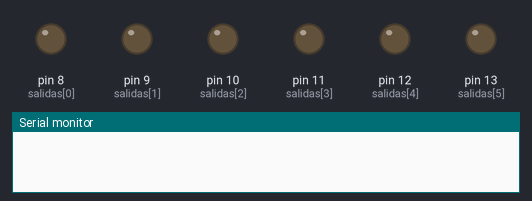
A sketch run on a simulated Arduino Uno, built with avr-gcc and run on an emulated ATmega328P. Shown: output pins drawn as LEDs (lit = HIGH), the last lines printed to the serial monitor.

Above: at 0.06 s.
At 1.18 s:
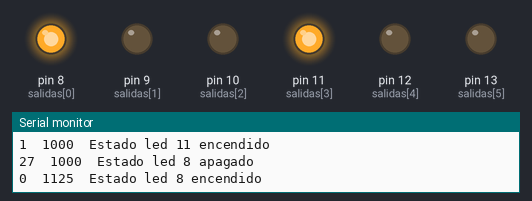
At 2.18 s:
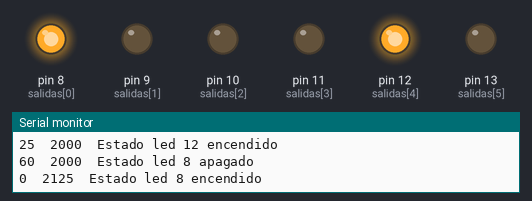
At 4.56 s:
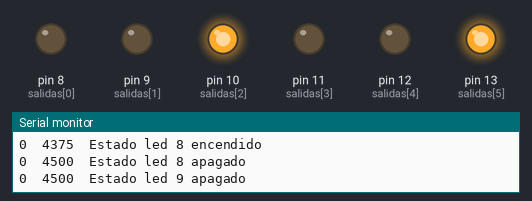
At 7.43 s:
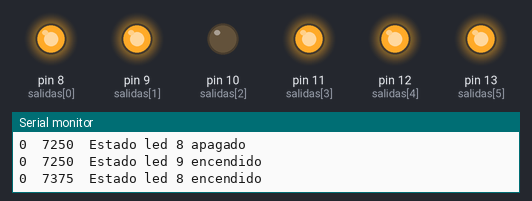
At 10.31 s:
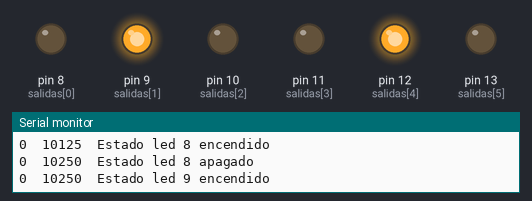
Timing chart, 0 to 10.6 s (numbered marks = the images above):
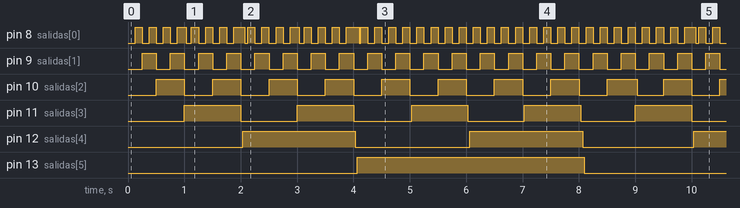

The sketch:

practica_sincronizacion.ino
```cpp
#define CANTLED 6

unsigned long ultimo_millis[CANTLED] = {0, 0, 0, 0, 0, 0};
bool estado_led[CANTLED] = {0, 0, 0, 0, 0, 0};
bool valor_anterior[CANTLED] = {0, 0, 0, 0, 0, 0};
int salidas[CANTLED] = {8, 9, 10, 11, 12, 13};
String estado[] = {" apagado", " encendido"};
int maximo[2] = {0, 0};

void parpadeo(int led, int tiempo);
void detener();
void detener(int miliseg);

void setup()
{
  Serial.begin(9600);
  for (int i = 0; i < CANTLED; i++)
  {
    pinMode(salidas[i], OUTPUT);
  }
}

void loop()
{
  parpadeo(0, 125);
  parpadeo(1, 250);
  parpadeo(2, 500);
  parpadeo(3, 1000);
  parpadeo(4, 2000);
  parpadeo(5, 4000);
  // detener();
  // detener(30000);
}
// Con esta funcion quiero decir que si este led esta en flanco descendente, active el siguiente
void activarLed(int actual)
{
  int siguiente = 0;
  if (actual == CANTLED)
  {
    siguiente = 0;
  }
  else
  {
    siguiente++;
  }
}

void parpadeo(int led, int tiempo)
{
  if (millis() - ultimo_millis[led] >= tiempo)
  {
    ultimo_millis[led] = millis();
    int tiempo_perdido = ultimo_millis[led] % tiempo;
    if (maximo[0] < tiempo_perdido)
    {
      maximo[0] = tiempo_perdido;
      maximo[1] = salidas[led];
    }
    Serial.print(String(tiempo_perdido) + "\t");
    ultimo_millis[led] -= tiempo_perdido;
    Serial.print(ultimo_millis[led]);
    estado_led[led] = !estado_led[led];
    digitalWrite(salidas[led], estado_led[led]);
    Serial.print("\tEstado led ");
    Serial.print(salidas[led]);
    Serial.println(estado[estado_led[led]]);
  }
}

// El programa se detiene cuando se encienden todos los leds
void detener()
{
  int suma = 0;
  for (int j = 0; j < CANTLED; j++)
  {
    suma += estado_led[j];
  }

  // if (suma == CANTLED)
  {
    Serial.print(String(maximo[0]) + "\t");
    Serial.print(maximo[1]);
    Serial.println("\tEl programa se detuvo");
    while (1)
    {
    }
  }
  suma = 0;
}

// El programa se detiene luego de x milisegundos
void detener(int miliseg)
{
  int suma = 0;
  for (int j = 0; j < CANTLED; j++)
  {
    suma += estado_led[j];
  }

  if (millis() >= miliseg)
  {
    Serial.print(String(maximo[0]) + "\t");
    Serial.print(maximo[1]);
    Serial.println("\tEl programa se detuvo");
    while (1)
    {
    }
  }
  suma = 0;
}
```

Measured:
- by itself, pin 8 (salidas[0]): moves between LOW and HIGH, repeating every 4.2 s
- by itself, pin 9 (salidas[1]): repeats every 8.0 s: HIGH 0.35 s, LOW 0.15 s, 15 × (HIGH 0.25 s, LOW 0.25 s)
- by itself, pin 10 (salidas[2]): alternates HIGH for 0.50 s and LOW for 0.50 s
- by itself, pin 11 (salidas[3]): alternates HIGH for 1.0 s and LOW for 1.0 s
- by itself, pin 12 (salidas[4]): alternates HIGH for 2.0 s and LOW for 2.0 s
- by itself, pin 13 (salidas[5]): alternates HIGH for 4.0 s and LOW for 4.0 s
